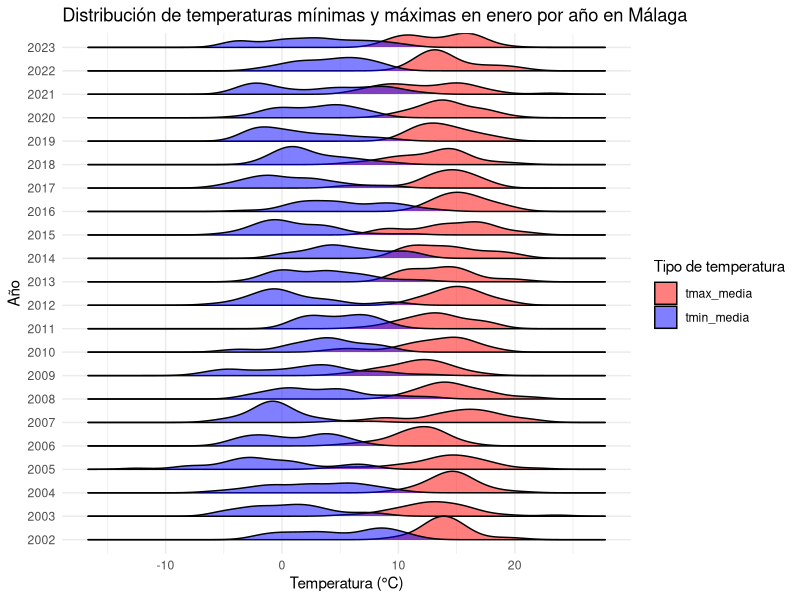
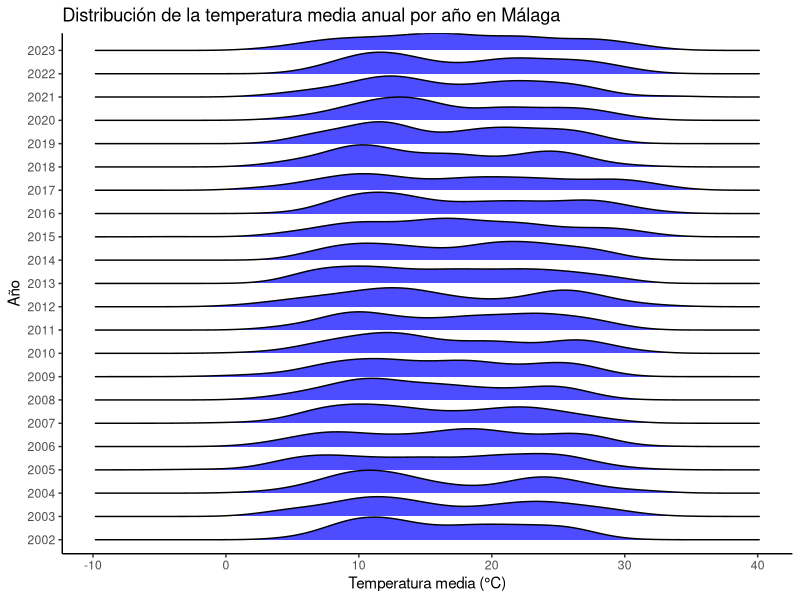
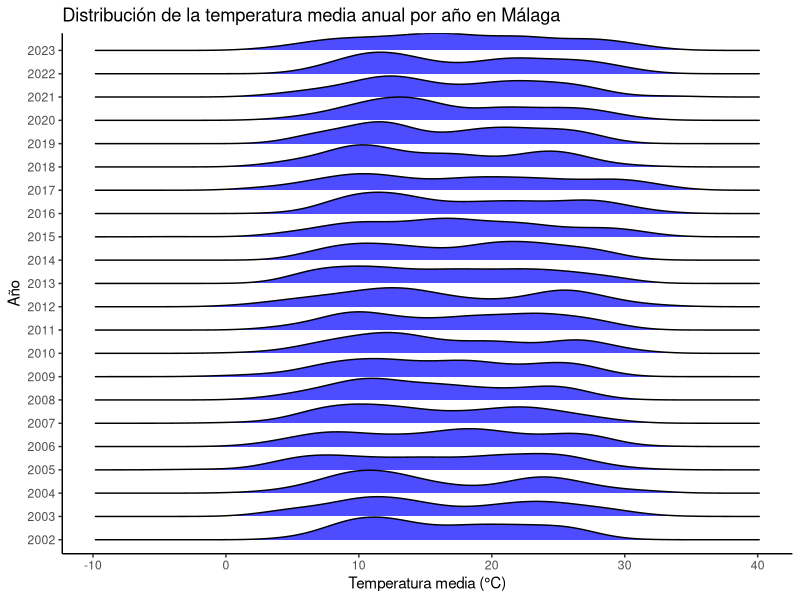

Recreate these plots in R, in order.
## ---- chunk 1
knitr::opts_chunk$set(echo = TRUE)
## ---- chunk 2
# Instalar y cargar las librerías necesarias
if (!require("ggplot2")) install.packages("ggplot2")
if (!require("ggridges")) install.packages("ggridges")
if (!require("readxl")) install.packages("readxl")
if (!require("dplyr")) install.packages("dplyr")
if (!require("tidyr")) install.packages("tidyr")

# Cargar las librerías
library(ggplot2)
library(ggridges)
library(readxl)
library(dplyr)
library(tidyr)

# Cargar los datos desde el archivo Excel
data <- read_excel("malaga_completo.xlsx")

# Convertir la columna de fecha a tipo Date y extraer el año y mes
data$fecha <- as.Date(data$fecha, format = "%d/%m/%Y")
data$año <- format(data$fecha, "%Y")
data$mes <- format(data$fecha, "%m")

# Filtrar solo los datos de enero (mes == "01")
data_enero <- data %>% filter(mes == "01")

# Calcular la media diaria de tmin y tmax para cada año en enero
data_resumido <- data_enero %>%
  group_by(año, fecha) %>%
  summarise(tmin_media = mean(tmin, na.rm = TRUE),
            tmax_media = mean(tmax, na.rm = TRUE)) %>%
  pivot_longer(cols = c(tmin_media, tmax_media), names_to = "tipo", values_to = "temperatura")

# Crear el gráfico de densidad de temperaturas para cada año en enero
ggplot(data_resumido, aes(x = temperatura, y = año, fill = tipo)) +
  geom_density_ridges(alpha = 0.5, scale = 1) +
  scale_fill_manual(values = c("tmin_media" = "blue", "tmax_media" = "red")) +
  labs(title = "Distribución de temperaturas mínimas y máximas en enero por año en Málaga",
       x = "Temperatura (°C)",
       y = "Año",
       fill = "Tipo de temperatura") +
  theme_minimal()

## ---- chunk 3
# Instalar y cargar las librerías
if (!require("ggplot2")) install.packages("ggplot2")
if (!require("ggridges")) install.packages("ggridges")
if (!require("readxl")) install.packages("readxl")
if (!require("dplyr")) install.packages("dplyr")
if (!require("tidyr")) install.packages("tidyr")
if (!require("lubridate")) install.packages("lubridate")

library(ggplot2)
library(ggridges)
library(readxl)
library(dplyr)
library(tidyr)
library(lubridate)

# Cargar los datos desde el archivo Excel
data <- read_excel("malaga_completo.xlsx")

# Convertir la columna de fecha a tipo Date y extraer el año
data$fecha <- as.Date(data$fecha, format = "%d/%m/%Y")
data$año <- year(data$fecha) 

# Crear el gráfico de densidad para la temperatura media (tmed) en todo el año
ggplot(data, aes(x = tmed, y = as.factor(año))) +
  geom_density_ridges(scale = 1, alpha = 0.7, fill = "blue") +
  labs(title = "Distribución de la temperatura media anual por año en Málaga",
       x = "Temperatura media (°C)",
       y = "Año") +
  theme_classic()

# Guardar el gráfico como PNG
ggsave("grafico_temperatura_media_anual.png", width = 10, height = 7, dpi = 300)
